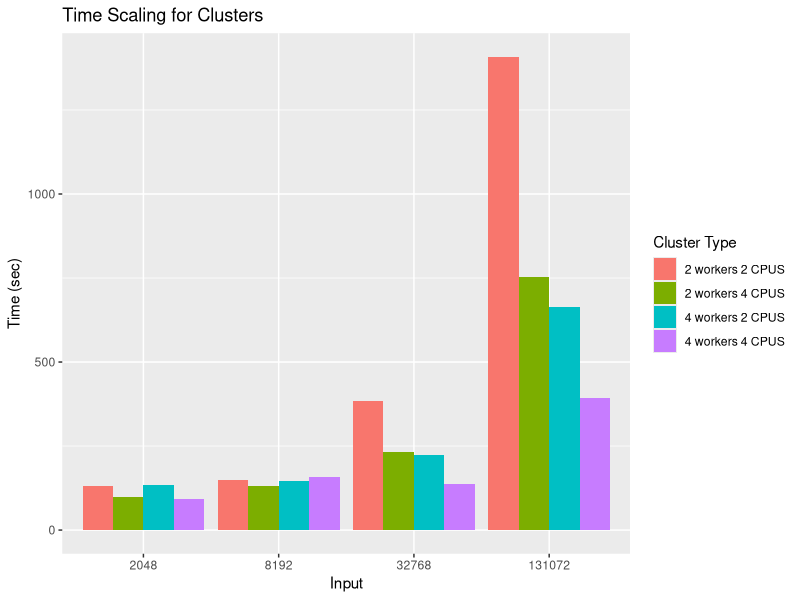

Recreate this plot in R.
library(ggplot2)
draw.time <- function(stepData, extraTitle) {
    stepData$grp <- paste(stepData$NumWorker, "workers", stepData$NumCPU, "CPUS")
    g <- ggplot(stepData, aes(fill=stepData$grp, x=factor(stepData$input), y=stepData$time))
    g <- g + geom_bar(position="dodge", stat="identity")
    tmp  <- paste("Time Scaling", extraTitle)
    g <- g + labs(title=tmp, x="Input", y="Time (sec)", fill="Cluster Type")
    g
}

fullData <- read.csv("./results.csv", header=TRUE, sep=",")

attach(fullData)

pdf("./OneGraph.pdf")
draw.time(fullData, "for Clusters")
